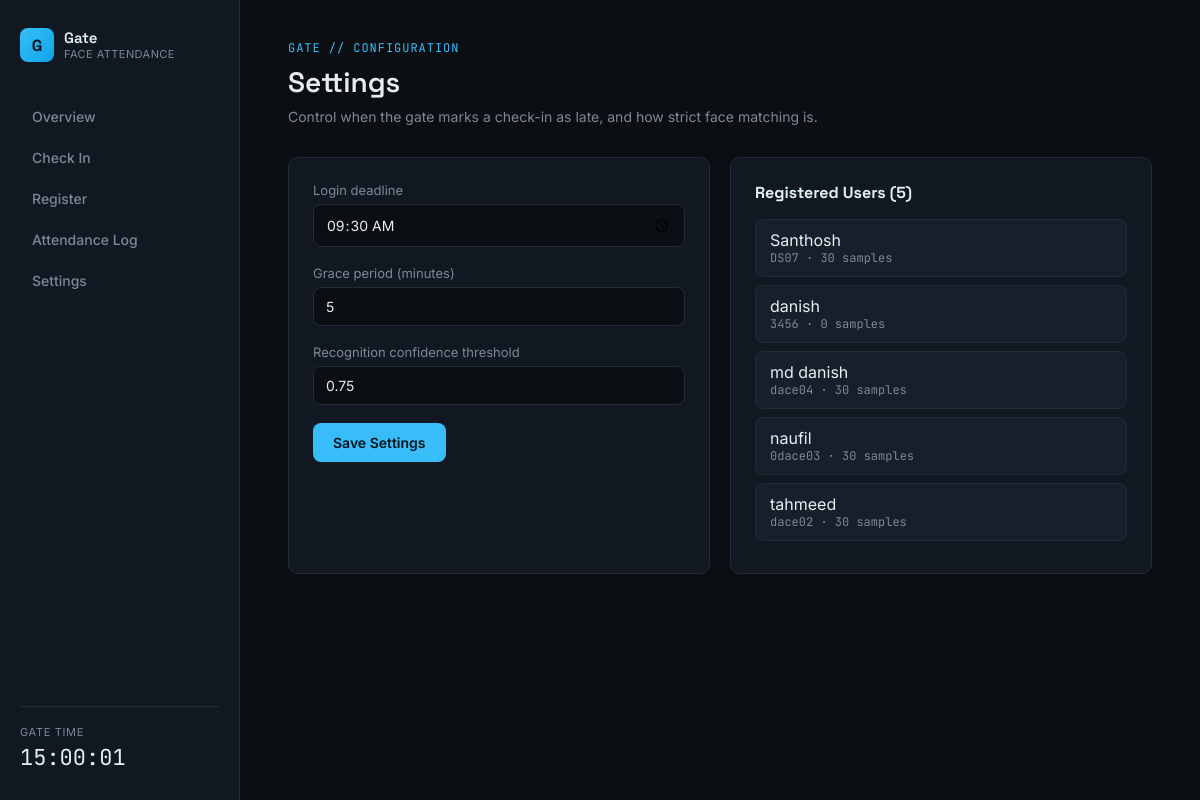
The page /settings on the database its author committed.
### tables this page shows
CREATE TABLE settings (
            key   TEXT PRIMARY KEY,
            value TEXT
        );

CREATE TABLE users (
            id          INTEGER PRIMARY KEY AUTOINCREMENT,
            label_id    INTEGER UNIQUE,   -- index used by the CNN's softmax output
            name        TEXT NOT NULL,
            roll_no     TEXT,
            created_at  TEXT NOT NULL,
            sample_count INTEGER DEFAULT 0,
            trained     INTEGER DEFAULT 0
        );

### app.py (the view)
@app.route("/settings", methods=["GET", "POST"])
def settings_page():
    if request.method == "POST":
        db.set_setting("login_deadline", request.form.get("login_deadline", "09:30"))
        db.set_setting("grace_minutes", request.form.get("grace_minutes", "5"))
        db.set_setting("recognition_threshold", request.form.get("recognition_threshold", "0.75"))
    settings = db.get_all_settings()
    return render_template("settings.html", settings=settings, users=db.list_users())

### database/db.py (called while the page is built)
def get_connection():
    conn = sqlite3.connect(DB_PATH)
    conn.row_factory = sqlite3.Row
    conn.execute("PRAGMA foreign_keys = ON")
    return conn

def list_users():
    conn = get_connection()
    rows = conn.execute("SELECT * FROM users ORDER BY name").fetchall()
    conn.close()
    return [dict(r) for r in rows]

def get_all_settings():
    conn = get_connection()
    rows = conn.execute("SELECT key, value FROM settings").fetchall()
    conn.close()
    return {r["key"]: r["value"] for r in rows}

### templates/settings.html (shortened to what this page needs)
{% extends "base.html" %}
{% block content %}
<div class="page-head">
    <div class="eyebrow">Gate // Configuration</div>
    <h1>Settings</h1>
    <p>Control when the gate marks a check-in as late, and how strict face matching is.</p>
</div>
<div class="grid-2">
    <div class="card">
        <form method="post">
            <div class="field">
                <label for="login_deadline">Login deadline</label>
                <input type="time" name="login_deadline" id="login_deadline" value="{{ settings.login_deadline }}">
            </div>
            <div class="field">
                <label for="grace_minutes">Grace period (minutes)</label>
                <input type="number" name="grace_minutes" id="grace_minutes" min="0" max="60" value="{{ settings.grace_minutes }}">
            </div>
            <div class="field">
                <label for="recognition_threshold">Recognition confidence threshold</label>
                <input type="number" name="recognition_threshold" id="recognition_threshold" min="0.3" max="0.99" step="0.01" value="{{ settings.recognition_threshold }}">
            </div>
            <button class="btn" type="submit">Save Settings</button>
        </form>
    </div>
    <div class="card">
        <h2 style="margin-bottom: 16px; font-size: 16px;">Registered Users ({{ users|length }})</h2>
        {% for u in users %}
        <div class="user-chip">
            <div>
                <div>{{ u.name }}</div>
                <div class="meta">{{ u.roll_no or 'no roll no.' }} · {{ u.sample_count }} samples</div>
            </div>
        </div>
        {% else %}
        <div class="empty-state">No users registered yet.</div>
        {% endfor %}
    </div>
</div>
{% endblock %}

### static/css/style.css (style rules this page uses)
:root { --bg: #0B0F14; --panel: #121821; --panel-2: #171F2A; --border: #232B36; --text: #E6EDF3; --muted: #7C8894; --accent: #38BDF8; --ok: #34D399; --warn: #F59E0B; --danger: #F87171; --radius: 10px; }
* { box-sizing: border-box; }
body { margin: 0; background: var(--bg); color: var(--text); font-family: 'Inter', sans-serif; min-height: 100vh; }
h1, h2, h3 { font-family: 'Space Grotesk', sans-serif; margin: 0; }
.page-head { margin-bottom: 32px; }
.eyebrow { color: var(--accent); font-size: 12px; letter-spacing: 0.08em; text-transform: uppercase; font-family: 'JetBrains Mono', monospace; margin-bottom: 8px; }
.page-head h1 { font-size: 28px; font-weight: 600; }
.page-head p { color: var(--muted); margin-top: 8px; font-size: 14px; max-width: 560px; }
.card { background: var(--panel); border: 1px solid var(--border); border-radius: var(--radius); padding: 24px; }
.grid-2 { display: grid; grid-template-columns: 1fr 1fr; gap: 20px; }
label { display: block; font-size: 13px; color: var(--muted); margin-bottom: 6px; }
input[type="text"], input[type="time"], input[type="number"], select { width: 100%; background: var(--bg); border: 1px solid var(--border); border-radius: 8px; padding: 10px 12px; color: var(--text); font-size: 14px; font-family: inherit; }
.field { margin-bottom: 18px; }
.btn { display: inline-flex; align-items: center; gap: 8px; background: var(--accent); color: #04141C; border: none; border-radius: 8px; padding: 11px 20px; font-weight: 600; font-size: 14px; cursor: pointer; font-family: 'Inter', sans-serif; transition: opacity 0.15s; }
.user-chip { display: flex; align-items: center; justify-content: space-between; background: var(--panel-2); border: 1px solid var(--border); border-radius: 8px; padding: 10px 14px; margin-bottom: 8px; }
.user-chip .meta { font-size: 12px; color: var(--muted); font-family: 'JetBrains Mono', monospace; }

### rows shown on the page
settings: login_deadline "09:30"
settings: recognition_threshold "0.75"
users: name "Santhosh", roll_no "DS07", sample_count "30"
users: name "danish", roll_no "3456", sample_count "0"
users: name "md danish", roll_no "dace04", sample_count "30"
users: name "naufil", roll_no "0dace03", sample_count "30"
users: name "tahmeed", roll_no "dace02", sample_count "30"

### other values the page prints
{{ users|length }} "5"
